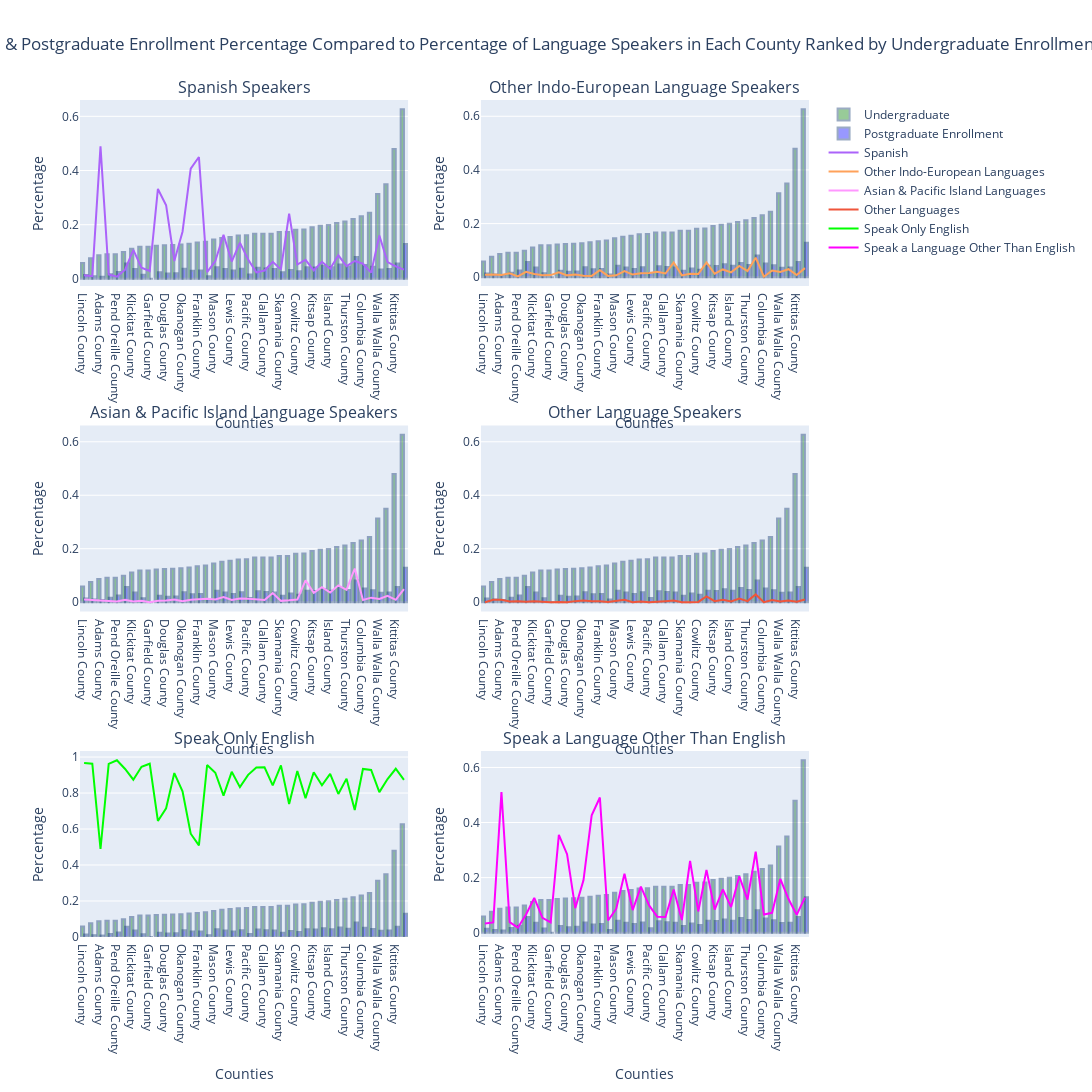

The notebook cell saved with this chart:
### Markdown cell above
1. How does language diversity in each Washington county affect their educational attainment outcomes?

### Code cell
language_demographic = pd.read_csv("data/S1601LanguagesSpokenAtHome.csv")
language_demographic = reformat_census_df(language_demographic, 3)
language_demographic = clean_df(language_demographic)

enrollment = pd.read_csv("data/S1401SchoolEnrollment.csv")
enrollment = reformat_census_df(enrollment, 3)
enrollment = clean_df(enrollment)

language_demographic = language_demographic.loc[
    (language_demographic.index.get_level_values("County"), "Percent"), :]
enrollment = enrollment.loc[(enrollment.index.get_level_values("County"), "Percent"), :]

sub_language = language_demographic.iloc[:, [1, 2, 4, 8, 12, 16]].apply(lambda x: x.str.replace('%','').astype(float) / 100)
sub_enrollment = enrollment.iloc[:, [7, 8]].apply(lambda x: 
                                                  x.str.replace('%','').astype(float) / 100)

new = pd.merge(sub_enrollment, sub_language, on=['County'])
new = new.sort_values(by="college,_undergraduate")

all_lang_colors = ['#AB63FA', '#FFA15A', "#FF97FF", "#EF553B", 'lime', 'magenta']

fig1 = make_subplots(3,2, subplot_titles=('Spanish Speakers',  'Other Indo-European Language Speakers', 
                                         'Asian & Pacific Island Language Speakers', 'Other Language Speakers',
                                         'Speak Only English', 'Speak a Language Other Than English'))

names = {"spanish": "Spanish", "other_indo-european_languages": "Other Indo-European Languages",
         "asian_and_pacific_island_languages": "Asian & Pacific Island Languages", "other_languages": "Other Languages",
         "speak_only_english": "Speak Only English", "speak_a_language_other_than_english": "Speak a Language Other Than English"}

for (i, j), type, color, bool in zip([(1, 1), (1, 2), (2, 1), (2, 2), (3, 1), (3, 2)], 
                                     ["spanish", "other_indo-european_languages", "asian_and_pacific_island_languages", 
                                      "other_languages", "speak_only_english", "speak_a_language_other_than_english"], 
                                     all_lang_colors,
                                     [True, False, False, False, False, False]):
       fig1.add_trace(go.Bar(x=new.index, y=new['college,_undergraduate'],
                            name='Undergraduate',
                            showlegend=bool,
                            marker_color = 'green',
                            opacity=0.4,
                            marker_line_color='rgb(8,48,107)',
                            marker_line_width=2),
                     row = i, col = j)
       fig1.add_trace(go.Bar(x=new.index, y=new['graduate,_professional_school'],
                            name='Postgraduate Enrollment', 
                            showlegend=bool,                  
                            marker_color = 'blue',                     
                            opacity=0.4,
                            marker_line_color='rgb(8,48,107)',
                            marker_line_width=2),
                     row = i, col = j)
       fig1.add_trace(go.Scatter(x=new.index, y=new[type], line=dict(color=color), name=names[type]), row = i, col = j)
       
fig1.update_layout(autosize=False, width=3000, height=1500, 
                  title_text="Undergraduate & Postgraduate Enrollment Percentage Compared to Percentage of Language Speakers in Each County"
                            + " Ranked by Undergraduate Enrollment",
                  title_x=0.45, xaxis_title="Counties", yaxis_title="Percentage")

for i in range(1, 7):
       fig['layout'][f"xaxis{i}"]['title']='Counties'
       fig['layout'][f"yaxis{i}"]['title']='Percentage'

fig1.show()
       
# Undergraduate data
assert sorted(fig1.to_dict()['data'][0]['y']) == sorted(
    sub_enrollment[
        'college,_undergraduate'].tolist()), "Undergrad data does not match expected"
# Postgrad data
assert sorted(fig1.to_dict()['data'][1]['y']) == sorted(sub_enrollment['graduate,_professional_school'].tolist()), "Postgrad data does not match expected"
# Spanish data
assert sorted(fig1.to_dict()['data'][2]['y']) == sorted(sub_language['spanish'].tolist()), "Spanish data does not match expected"
# Indo-Euro data
assert sorted(fig1.to_dict()['data'][5]['y']) == sorted(sub_language['other_indo-european_languages'].tolist()), "Indo-European data does not match expected"
# Asian data
assert sorted(fig1.to_dict()['data'][8]['y']) == sorted(sub_language['asian_and_pacific_island_languages'].tolist()), "Asian & Pacific Islander data does not match expected"
# Other data
assert sorted(fig1.to_dict()['data'][11]['y']) == sorted(sub_language['other_languages'].tolist()), "Other language data does not match expected"
# English data
assert sorted(fig1.to_dict()['data'][14]['y']) == sorted(sub_language['speak_only_english'].tolist()), "English data does not match expected"
# Other than English data
assert sorted(fig1.to_dict()['data'][17]['y']) == sorted(sub_language['speak_a_language_other_than_english'].tolist()), "Other than English data does not match expected"
# Counties
assert sorted(fig1.to_dict()['data'][0]['x']) == sorted(enrollment.index.get_level_values('County')), "Counties not accounted for"

### Figure 1 — Plotly figure (JSON) as saved in the notebook; plotly's stock layout.template omitted (floating-point values rounded to 4 significant figures)
{"data": [{"marker": {"color": "green", "line": {"color": "rgb(8,48,107)", "width": 2}}, "name": "Undergraduate", "opacity": 0.4, "showlegend": true, "type": "bar", "x": ["Lincoln County", "Ferry County", "Adams County", "Stevens County", "Pend Oreille County", "San Juan County", "Klickitat County", "Wahkiakum County", "Garfield County", "Grant County", "Douglas County", "Grays Harbor County", "Okanogan County", "Yakima County", "Franklin County", "Asotin County", "Mason County", "Benton County", "Lewis County", "Skagit County", "Pacific County", "Jefferson County", "Clallam County", "Clark County", "Skamania County", "Chelan County", "Cowlitz County", "Snohomish County", "Kitsap County", "Pierce County", "Island County", "Washington", "Thurston County", "King County", "Columbia County", "Spokane County", "Walla Walla County", "Whatcom County", "Kittitas County", "Whitman County"], "xaxis": "x", "y": [0.059, 0.076, 0.087, 0.091, 0.091, 0.099, 0.111, 0.119, 0.119, 0.122, 0.124, 0.125, 0.127, 0.13, 0.134, 0.137, 0.145, 0.151, 0.155, 0.16, 0.161, 0.167, 0.167, 0.167, 0.173, 0.173, 0.181, 0.182, 0.191, 0.196, 0.199, 0.206, 0.212, 0.221, 0.231, 0.244, 0.313, 0.349, 0.479, 0.626], "yaxis": "y"}, {"marker": {"color": "blue", "line": {"color": "rgb(8,48,107)", "width": 2}}, "name": "Postgraduate Enrollment", "opacity": 0.4, "showlegend": true, "type": "bar", "x": ["Lincoln County", "Ferry County", "Adams County", "Stevens County", "Pend Oreille County", "San Juan County", "Klickitat County", "Wahkiakum County", "Garfield County", "Grant County", "Douglas County", "Grays Harbor County", "Okanogan County", "Yakima County", "Franklin County", "Asotin County", "Mason County", "Benton County", "Lewis County", "Skagit County", "Pacific County", "Jefferson County", "Clallam County", "Clark County", "Skamania County", "Chelan County", "Cowlitz County", "Snohomish County", "Kitsap County", "Pierce County", "Island County", "Washington", "Thurston County", "King County", "Columbia County", "Spokane County", "Walla Walla County", "Whatcom County", "Kittitas County", "Whitman County"], "xaxis": "x", "y": [0.014, 0.01, 0.008, 0.017, 0.025, 0.057, 0.036, 0.015, 0, 0.024, 0.02, 0.021, 0.037, 0.03, 0.031, 0.01, 0.043, 0.036, 0.031, 0.037, 0.016, 0.041, 0.038, 0.036, 0.024, 0.033, 0.028, 0.043, 0.042, 0.048, 0.043, 0.053, 0.046, 0.081, 0.051, 0.045, 0.035, 0.036, 0.057, 0.129], "yaxis": "y"}, {"line": {"color": "#AB63FA"}, "name": "Spanish", "type": "scatter", "x": ["Lincoln County", "Ferry County", "Adams County", "Stevens County", "Pend Oreille County", "San Juan County", "Klickitat County", "Wahkiakum County", "Garfield County", "Grant County", "Douglas County", "Grays Harbor County", "Okanogan County", "Yakima County", "Franklin County", "Asotin County", "Mason County", "Benton County", "Lewis County", "Skagit County", "Pacific County", "Jefferson County", "Clallam County", "Clark County", "Skamania County", "Chelan County", "Cowlitz County", "Snohomish County", "Kitsap County", "Pierce County", "Island County", "Washington", "Thurston County", "King County", "Columbia County", "Spokane County", "Walla Walla County", "Whatcom County", "Kittitas County", "Whitman County"], "xaxis": "x", "y": [0.013, 0.01, 0.489, 0.016, 0.008, 0.034, 0.107, 0.041, 0.029, 0.332, 0.272, 0.066, 0.174, 0.407, 0.45, 0.025, 0.066, 0.163, 0.064, 0.134, 0.071, 0.024, 0.031, 0.063, 0.035, 0.241, 0.053, 0.07, 0.031, 0.063, 0.037, 0.087, 0.047, 0.066, 0.056, 0.023, 0.16, 0.062, 0.046, 0.034], "yaxis": "y"}, {"marker": {"color": "green", "line": {"color": "rgb(8,48,107)", "width": 2}}, "name": "Undergraduate", "opacity": 0.4, "showlegend": false, "type": "bar", "x": ["Lincoln County", "Ferry County", "Adams County", "Stevens County", "Pend Oreille County", "San Juan County", "Klickitat County", "Wahkiakum County", "Garfield County", "Grant County", "Douglas County", "Grays Harbor County", "Okanogan County", "Yakima County", "Franklin County", "Asotin County", "Mason County", "Benton County", "Lewis County", "Skagit County", "Pacific County", "Jefferson County", "Clallam County", "Clark County", "Skamania County", "Chelan County", "Cowlitz County", "Snohomish County", "Kitsap County", "Pierce County", "Island County", "Washington", "Thurston County", "King County", "Columbia County", "Spokane County", "Walla Walla County", "Whatcom County", "Kittitas County", "Whitman County"], "xaxis": "x2", "y": [0.059, 0.076, 0.087, 0.091, 0.091, 0.099, 0.111, 0.119, 0.119, 0.122, 0.124, 0.125, 0.127, 0.13, 0.134, 0.137, 0.145, 0.151, 0.155, 0.16, 0.161, 0.167, 0.167, 0.167, 0.173, 0.173, 0.181, 0.182, 0.191, 0.196, 0.199, 0.206, 0.212, 0.221, 0.231, 0.244, 0.313, 0.349, 0.479, 0.626], "yaxis": "y2"}, {"marker": {"color": "blue", "line": {"color": "rgb(8,48,107)", "width": 2}}, "name": "Postgraduate Enrollment", "opacity": 0.4, "showlegend": false, "type": "bar", "x": ["Lincoln County", "Ferry County", "Adams County", "Stevens County", "Pend Oreille County", "San Juan County", "Klickitat County", "Wahkiakum County", "Garfield County", "Grant County", "Douglas County", "Grays Harbor County", "Okanogan County", "Yakima County", "Franklin County", "Asotin County", "Mason County", "Benton County", "Lewis County", "Skagit County", "Pacific County", "Jefferson County", "Clallam County", "Clark County", "Skamania County", "Chelan County", "Cowlitz County", "Snohomish County", "Kitsap County", "Pierce County", "Island County", "Washington", "Thurston County", "King County", "Columbia County", "Spokane County", "Walla Walla County", "Whatcom County", "Kittitas County", "Whitman County"], "xaxis": "x2", "y": [0.014, 0.01, 0.008, 0.017, 0.025, 0.057, 0.036, 0.015, 0, 0.024, 0.02, 0.021, 0.037, 0.03, 0.031, 0.01, 0.043, 0.036, 0.031, 0.037, 0.016, 0.041, 0.038, 0.036, 0.024, 0.033, 0.028, 0.043, 0.042, 0.048, 0.043, 0.053, 0.046, 0.081, 0.051, 0.045, 0.035, 0.036, 0.057, 0.129], "yaxis": "y2"}, {"line": {"color": "#FFA15A"}, "name": "Other Indo-European Languages", "type": "scatter", "x": ["Lincoln County", "Ferry County", "Adams County", "Stevens County", "Pend Oreille County", "San Juan County", "Klickitat County", "Wahkiakum County", "Garfield County", "Grant County", "Douglas County", "Grays Harbor County", "Okanogan County", "Yakima County", "Franklin County", "Asotin County", "Mason County", "Benton County", "Lewis County", "Skagit County", "Pacific County", "Jefferson County", "Clallam County", "Clark County", "Skamania County", "Chelan County", "Cowlitz County", "Snohomish County", "Kitsap County", "Pierce County", "Island County", "Washington", "Thurston County", "King County", "Columbia County", "Spokane County", "Walla Walla County", "Whatcom County", "Kittitas County", "Whitman County"], "xaxis": "x2", "y": [0.009, 0.01, 0.008, 0.015, 0.003, 0.02, 0.012, 0.007, 0.008, 0.018, 0.007, 0.01, 0.006, 0.005, 0.026, 0.005, 0.007, 0.023, 0.01, 0.015, 0.016, 0.02, 0.014, 0.055, 0.007, 0.013, 0.012, 0.055, 0.013, 0.029, 0.018, 0.042, 0.023, 0.073, 0.002, 0.025, 0.02, 0.03, 0.008, 0.034], "yaxis": "y2"}, {"marker": {"color": "green", "line": {"color": "rgb(8,48,107)", "width": 2}}, "name": "Undergraduate", "opacity": 0.4, "showlegend": false, "type": "bar", "x": ["Lincoln County", "Ferry County", "Adams County", "Stevens County", "Pend Oreille County", "San Juan County", "Klickitat County", "Wahkiakum County", "Garfield County", "Grant County", "Douglas County", "Grays Harbor County", "Okanogan County", "Yakima County", "Franklin County", "Asotin County", "Mason County", "Benton County", "Lewis County", "Skagit County", "Pacific County", "Jefferson County", "Clallam County", "Clark County", "Skamania County", "Chelan County", "Cowlitz County", "Snohomish County", "Kitsap County", "Pierce County", "Island County", "Washington", "Thurston County", "King County", "Columbia County", "Spokane County", "Walla Walla County", "Whatcom County", "Kittitas County", "Whitman County"], "xaxis": "x3", "y": [0.059, 0.076, 0.087, 0.091, 0.091, 0.099, 0.111, 0.119, 0.119, 0.122, 0.124, 0.125, 0.127, 0.13, 0.134, 0.137, 0.145, 0.151, 0.155, 0.16, 0.161, 0.167, 0.167, 0.167, 0.173, 0.173, 0.181, 0.182, 0.191, 0.196, 0.199, 0.206, 0.212, 0.221, 0.231, 0.244, 0.313, 0.349, 0.479, 0.626], "yaxis": "y3"}, {"marker": {"color": "blue", "line": {"color": "rgb(8,48,107)", "width": 2}}, "name": "Postgraduate Enrollment", "opacity": 0.4, "showlegend": false, "type": "bar", "x": ["Lincoln County", "Ferry County", "Adams County", "Stevens County", "Pend Oreille County", "San Juan County", "Klickitat County", "Wahkiakum County", "Garfield County", "Grant County", "Douglas County", "Grays Harbor County", "Okanogan County", "Yakima County", "Franklin County", "Asotin County", "Mason County", "Benton County", "Lewis County", "Skagit County", "Pacific County", "Jefferson County", "Clallam County", "Clark County", "Skamania County", "Chelan County", "Cowlitz County", "Snohomish County", "Kitsap County", "Pierce County", "Island County", "Washington", "Thurston County", "King County", "Columbia County", "Spokane County", "Walla Walla County", "Whatcom County", "Kittitas County", "Whitman County"], "xaxis": "x3", "y": [0.014, 0.01, 0.008, 0.017, 0.025, 0.057, 0.036, 0.015, 0, 0.024, 0.02, 0.021, 0.037, 0.03, 0.031, 0.01, 0.043, 0.036, 0.031, 0.037, 0.016, 0.041, 0.038, 0.036, 0.024, 0.033, 0.028, 0.043, 0.042, 0.048, 0.043, 0.053, 0.046, 0.081, 0.051, 0.045, 0.035, 0.036, 0.057, 0.129], "yaxis": "y3"}, {"line": {"color": "#FF97FF"}, "name": "Asian & Pacific Island Languages", "type": "scatter", "x": ["Lincoln County", "Ferry County", "Adams County", "Stevens County", "Pend Oreille County", "San Juan County", "Klickitat County", "Wahkiakum County", "Garfield County", "Grant County", "Douglas County", "Grays Harbor County", "Okanogan County", "Yakima County", "Franklin County", "Asotin County", "Mason County", "Benton County", "Lewis County", "Skagit County", "Pacific County", "Jefferson County", "Clallam County", "Clark County", "Skamania County", "Chelan County", "Cowlitz County", "Snohomish County", "Kitsap County", "Pierce County", "Island County", "Washington", "Thurston County", "King County", "Columbia County", "Spokane County", "Walla Walla County", "Whatcom County", "Kittitas County", "Whitman County"], "xaxis": "x3", "y": [0.01, 0.008, 0.005, 0.004, 0.003, 0.009, 0.003, 0.005, 0, 0.005, 0.006, 0.01, 0.004, 0.009, 0.011, 0.013, 0.01, 0.019, 0.008, 0.014, 0.013, 0.011, 0.008, 0.034, 0.005, 0.007, 0.01, 0.082, 0.035, 0.056, 0.036, 0.063, 0.046, 0.126, 0.008, 0.017, 0.012, 0.024, 0.009, 0.049], "yaxis": "y3"}, {"marker": {"color": "green", "line": {"color": "rgb(8,48,107)", "width": 2}}, "name": "Undergraduate", "opacity": 0.4, "showlegend": false, "type": "bar", "x": ["Lincoln County", "Ferry County", "Adams County", "Stevens County", "Pend Oreille County", "San Juan County", "Klickitat County", "Wahkiakum County", "Garfield County", "Grant County", "Douglas County", "Grays Harbor County", "Okanogan County", "Yakima County", "Franklin County", "Asotin County", "Mason County", "Benton County", "Lewis County", "Skagit County", "Pacific County", "Jefferson County", "Clallam County", "Clark County", "Skamania County", "Chelan County", "Cowlitz County", "Snohomish County", "Kitsap County", "Pierce County", "Island County", "Washington", "Thurston County", "King County", "Columbia County", "Spokane County", "Walla Walla County", "Whatcom County", "Kittitas County", "Whitman County"], "xaxis": "x4", "y": [0.059, 0.076, 0.087, 0.091, 0.091, 0.099, 0.111, 0.119, 0.119, 0.122, 0.124, 0.125, 0.127, 0.13, 0.134, 0.137, 0.145, 0.151, 0.155, 0.16, 0.161, 0.167, 0.167, 0.167, 0.173, 0.173, 0.181, 0.182, 0.191, 0.196, 0.199, 0.206, 0.212, 0.221, 0.231, 0.244, 0.313, 0.349, 0.479, 0.626], "yaxis": "y4"}, {"marker": {"color": "blue", "line": {"color": "rgb(8,48,107)", "width": 2}}, "name": "Postgraduate Enrollment", "opacity": 0.4, "showlegend": false, "type": "bar", "x": ["Lincoln County", "Ferry County", "Adams County", "Stevens County", "Pend Oreille County", "San Juan County", "Klickitat County", "Wahkiakum County", "Garfield County", "Grant County", "Douglas County", "Grays Harbor County", "Okanogan County", "Yakima County", "Franklin County", "Asotin County", "Mason County", "Benton County", "Lewis County", "Skagit County", "Pacific County", "Jefferson County", "Clallam County", "Clark County", "Skamania County", "Chelan County", "Cowlitz County", "Snohomish County", "Kitsap County", "Pierce County", "Island County", "Washington", "Thurston County", "King County", "Columbia County", "Spokane County", "Walla Walla County", "Whatcom County", "Kittitas County", "Whitman County"], "xaxis": "x4", "y": [0.014, 0.01, 0.008, 0.017, 0.025, 0.057, 0.036, 0.015, 0, 0.024, 0.02, 0.021, 0.037, 0.03, 0.031, 0.01, 0.043, 0.036, 0.031, 0.037, 0.016, 0.041, 0.038, 0.036, 0.024, 0.033, 0.028, 0.043, 0.042, 0.048, 0.043, 0.053, 0.046, 0.081, 0.051, 0.045, 0.035, 0.036, 0.057, 0.129], "yaxis": "y4"}, {"line": {"color": "#EF553B"}, "name": "Other Languages", "type": "scatter", "x": ["Lincoln County", "Ferry County", "Adams County", "Stevens County", "Pend Oreille County", "San Juan County", "Klickitat County", "Wahkiakum County", "Garfield County", "Grant County", "Douglas County", "Grays Harbor County", "Okanogan County", "Yakima County", "Franklin County", "Asotin County", "Mason County", "Benton County", "Lewis County", "Skagit County", "Pacific County", "Jefferson County", "Clallam County", "Clark County", "Skamania County", "Chelan County", "Cowlitz County", "Snohomish County", "Kitsap County", "Pierce County", "Island County", "Washington", "Thurston County", "King County", "Columbia County", "Spokane County", "Walla Walla County", "Whatcom County", "Kittitas County", "Whitman County"], "xaxis": "x4", "y": [0, 0.009, 0.009, 0.003, 0.004, 0.002, 0.004, 0.001, 0, 0.001, 0, 0.004, 0.006, 0.004, 0.004, 0.001, 0.004, 0.009, 0, 0.003, 0, 0.003, 0.004, 0.006, 0, 0, 0.001, 0.022, 0.004, 0.009, 0.003, 0.014, 0.004, 0.029, 0, 0.008, 0.003, 0.006, 0.002, 0.01], "yaxis": "y4"}, {"marker": {"color": "green", "line": {"color": "rgb(8,48,107)", "width": 2}}, "name": "Undergraduate", "opacity": 0.4, "showlegend": false, "type": "bar", "x": ["Lincoln County", "Ferry County", "Adams County", "Stevens County", "Pend Oreille County", "San Juan County", "Klickitat County", "Wahkiakum County", "Garfield County", "Grant County", "Douglas County", "Grays Harbor County", "Okanogan County", "Yakima County", "Franklin County", "Asotin County", "Mason County", "Benton County", "Lewis County", "Skagit County", "Pacific County", "Jefferson County", "Clallam County", "Clark County", "Skamania County", "Chelan County", "Cowlitz County", "Snohomish County", "Kitsap County", "Pierce County", "Island County", "Washington", "Thurston County", "King County", "Columbia County", "Spokane County", "Walla Walla County", "Whatcom County", "Kittitas County", "Whitman County"], "xaxis": "x5", "y": [0.059, 0.076, 0.087, 0.091, 0.091, 0.099, 0.111, 0.119, 0.119, 0.122, 0.124, 0.125, 0.127, 0.13, 0.134, 0.137, 0.145, 0.151, 0.155, 0.16, 0.161, 0.167, 0.167, 0.167, 0.173, 0.173, 0.181, 0.182, 0.191, 0.196, 0.199, 0.206, 0.212, 0.221, 0.231, 0.244, 0.313, 0.349, 0.479, 0.626], "yaxis": "y5"}, {"marker": {"color": "blue", "line": {"color": "rgb(8,48,107)", "width": 2}}, "name": "Postgraduate Enrollment", "opacity": 0.4, "showlegend": false, "type": "bar", "x": ["Lincoln County", "Ferry County", "Adams County", "Stevens County", "Pend Oreille County", "San Juan County", "Klickitat County", "Wahkiakum County", "Garfield County", "Grant County", "Douglas County", "Grays Harbor County", "Okanogan County", "Yakima County", "Franklin County", "Asotin County", "Mason County", "Benton County", "Lewis County", "Skagit County", "Pacific County", "Jefferson County", "Clallam County", "Clark County", "Skamania County", "Chelan County", "Cowlitz County", "Snohomish County", "Kitsap County", "Pierce County", "Island County", "Washington", "Thurston County", "King County", "Columbia County", "Spokane County", "Walla Walla County", "Whatcom County", "Kittitas County", "Whitman County"], "xaxis": "x5", "y": [0.014, 0.01, 0.008, 0.017, 0.025, 0.057, 0.036, 0.015, 0, 0.024, 0.02, 0.021, 0.037, 0.03, 0.031, 0.01, 0.043, 0.036, 0.031, 0.037, 0.016, 0.041, 0.038, 0.036, 0.024, 0.033, 0.028, 0.043, 0.042, 0.048, 0.043, 0.053, 0.046, 0.081, 0.051, 0.045, 0.035, 0.036, 0.057, 0.129], "yaxis": "y5"}, {"line": {"color": "lime"}, "name": "Speak Only English", "type": "scatter", "x": ["Lincoln County", "Ferry County", "Adams County", "Stevens County", "Pend Oreille County", "San Juan County", "Klickitat County", "Wahkiakum County", "Garfield County", "Grant County", "Douglas County", "Grays Harbor County", "Okanogan County", "Yakima County", "Franklin County", "Asotin County", "Mason County", "Benton County", "Lewis County", "Skagit County", "Pacific County", "Jefferson County", "Clallam County", "Clark County", "Skamania County", "Chelan County", "Cowlitz County", "Snohomish County", "Kitsap County", "Pierce County", "Island County", "Washington", "Thurston County", "King County", "Columbia County", "Spokane County", "Walla Walla County", "Whatcom County", "Kittitas County", "Whitman County"], "xaxis": "x5", "y": [0.967, 0.963, 0.489, 0.962, 0.982, 0.934, 0.874, 0.946, 0.963, 0.645, 0.715, 0.911, 0.81, 0.574, 0.509, 0.956, 0.913, 0.786, 0.918, 0.833, 0.901, 0.942, 0.943, 0.843, 0.954, 0.739, 0.923, 0.772, 0.916, 0.843, 0.907, 0.795, 0.88, 0.706, 0.934, 0.928, 0.805, 0.878, 0.935, 0.873], "yaxis": "y5"}, {"marker": {"color": "green", "line": {"color": "rgb(8,48,107)", "width": 2}}, "name": "Undergraduate", "opacity": 0.4, "showlegend": false, "type": "bar", "x": ["Lincoln County", "Ferry County", "Adams County", "Stevens County", "Pend Oreille County", "San Juan County", "Klickitat County", "Wahkiakum County", "Garfield County", "Grant County", "Douglas County", "Grays Harbor County", "Okanogan County", "Yakima County", "Franklin County", "Asotin County", "Mason County", "Benton County", "Lewis County", "Skagit County", "Pacific County", "Jefferson County", "Clallam County", "Clark County", "Skamania County", "Chelan County", "Cowlitz County", "Snohomish County", "Kitsap County", "Pierce County", "Island County", "Washington", "Thurston County", "King County", "Columbia County", "Spokane County", "Walla Walla County", "Whatcom County", "Kittitas County", "Whitman County"], "xaxis": "x6", "y": [0.059, 0.076, 0.087, 0.091, 0.091, 0.099, 0.111, 0.119, 0.119, 0.122, 0.124, 0.125, 0.127, 0.13, 0.134, 0.137, 0.145, 0.151, 0.155, 0.16, 0.161, 0.167, 0.167, 0.167, 0.173, 0.173, 0.181, 0.182, 0.191, 0.196, 0.199, 0.206, 0.212, 0.221, 0.231, 0.244, 0.313, 0.349, 0.479, 0.626], "yaxis": "y6"}, {"marker": {"color": "blue", "line": {"color": "rgb(8,48,107)", "width": 2}}, "name": "Postgraduate Enrollment", "opacity": 0.4, "showlegend": false, "type": "bar", "x": ["Lincoln County", "Ferry County", "Adams County", "Stevens County", "Pend Oreille County", "San Juan County", "Klickitat County", "Wahkiakum County", "Garfield County", "Grant County", "Douglas County", "Grays Harbor County", "Okanogan County", "Yakima County", "Franklin County", "Asotin County", "Mason County", "Benton County", "Lewis County", "Skagit County", "Pacific County", "Jefferson County", "Clallam County", "Clark County", "Skamania County", "Chelan County", "Cowlitz County", "Snohomish County", "Kitsap County", "Pierce County", "Island County", "Washington", "Thurston County", "King County", "Columbia County", "Spokane County", "Walla Walla County", "Whatcom County", "Kittitas County", "Whitman County"], "xaxis": "x6", "y": [0.014, 0.01, 0.008, 0.017, 0.025, 0.057, 0.036, 0.015, 0, 0.024, 0.02, 0.021, 0.037, 0.03, 0.031, 0.01, 0.043, 0.036, 0.031, 0.037, 0.016, 0.041, 0.038, 0.036, 0.024, 0.033, 0.028, 0.043, 0.042, 0.048, 0.043, 0.053, 0.046, 0.081, 0.051, 0.045, 0.035, 0.036, 0.057, 0.129], "yaxis": "y6"}, {"line": {"color": "magenta"}, "name": "Speak a Language Other Than English", "type": "scatter", "x": ["Lincoln County", "Ferry County", "Adams County", "Stevens County", "Pend Oreille County", "San Juan County", "Klickitat County", "Wahkiakum County", "Garfield County", "Grant County", "Douglas County", "Grays Harbor County", "Okanogan County", "Yakima County", "Franklin County", "Asotin County", "Mason County", "Benton County", "Lewis County", "Skagit County", "Pacific County", "Jefferson County", "Clallam County", "Clark County", "Skamania County", "Chelan County", "Cowlitz County", "Snohomish County", "Kitsap County", "Pierce County", "Island County", "Washington", "Thurston County", "King County", "Columbia County", "Spokane County", "Walla Walla County", "Whatcom County", "Kittitas County", "Whitman County"], "xaxis": "x6", "y": [0.033, 0.037, 0.511, 0.038, 0.018, 0.066, 0.126, 0.054, 0.037, 0.355, 0.285, 0.089, 0.19, 0.426, 0.491, 0.044, 0.087, 0.214, 0.082, 0.167, 0.099, 0.058, 0.057, 0.157, 0.046, 0.261, 0.077, 0.228, 0.084, 0.157, 0.093, 0.205, 0.12, 0.294, 0.066, 0.072, 0.195, 0.122, 0.065, 0.127], "yaxis": "y6"}], "layout": {"annotations": [{"font": {"size": 16}, "showarrow": false, "text": "Spanish Speakers", "x": 0.225, "xanchor": "center", "xref": "paper", "y": 1, "yanchor": "bottom", "yref": "paper"}, {"font": {"size": 16}, "showarrow": false, "text": "Other Indo-European Language Speakers", "x": 0.775, "xanchor": "center", "xref": "paper", "y": 1, "yanchor": "bottom", "yref": "paper"}, {"font": {"size": 16}, "showarrow": false, "text": "Asian & Pacific Island Language Speakers", "x": 0.225, "xanchor": "center", "xref": "paper", "y": 0.6111, "yanchor": "bottom", "yref": "paper"}, {"font": {"size": 16}, "showarrow": false, "text": "Other Language Speakers", "x": 0.775, "xanchor": "center", "xref": "paper", "y": 0.6111, "yanchor": "bottom", "yref": "paper"}, {"font": {"size": 16}, "showarrow": false, "text": "Speak Only English", "x": 0.225, "xanchor": "center", "xref": "paper", "y": 0.2222, "yanchor": "bottom", "yref": "paper"}, {"font": {"size": 16}, "showarrow": false, "text": "Speak a Language Other Than English", "x": 0.775, "xanchor": "center", "xref": "paper", "y": 0.2222, "yanchor": "bottom", "yref": "paper"}], "autosize": false, "height": 1500, "title": {"text": "Undergraduate & Postgraduate Enrollment Percentage Compared to Percentage of Language Speakers in Each County Ranked by Undergraduate Enrollment", "x": 0.45}, "width": 3000, "xaxis": {"anchor": "y", "autorange": true, "domain": [0, 0.45], "range": [-0.5, 39.5], "title": {"text": "Counties"}, "type": "category"}, "xaxis2": {"anchor": "y2", "autorange": true, "domain": [0.55, 1], "range": [-0.5, 39.5], "title": {"text": "Counties"}, "type": "category"}, "xaxis3": {"anchor": "y3", "autorange": true, "domain": [0, 0.45], "range": [-0.5, 39.5], "title": {"text": "Counties"}, "type": "category"}, "xaxis4": {"anchor": "y4", "autorange": true, "domain": [0.55, 1], "range": [-0.5, 39.5], "title": {"text": "Counties"}, "type": "category"}, "xaxis5": {"anchor": "y5", "autorange": true, "domain": [0, 0.45], "range": [-0.5, 39.5], "title": {"text": "Counties"}, "type": "category"}, "xaxis6": {"anchor": "y6", "autorange": true, "domain": [0.55, 1], "range": [-0.5, 39.5], "title": {"text": "Counties"}, "type": "category"}, "yaxis": {"anchor": "x", "autorange": true, "domain": [0.7778, 1], "range": [-0.02633, 0.6603], "title": {"text": "Percentage"}, "type": "linear"}, "yaxis2": {"anchor": "x2", "autorange": true, "domain": [0.7778, 1], "range": [-0.03267, 0.6607], "title": {"text": "Percentage"}, "type": "linear"}, "yaxis3": {"anchor": "x3", "autorange": true, "domain": [0.3889, 0.6111], "range": [-0.03478, 0.6608], "title": {"text": "Percentage"}, "type": "linear"}, "yaxis4": {"anchor": "x4", "autorange": true, "domain": [0.3889, 0.6111], "range": [-0.03478, 0.6608], "title": {"text": "Percentage"}, "type": "linear"}, "yaxis5": {"anchor": "x5", "autorange": true, "domain": [0, 0.2222], "range": [0, 1.034], "title": {"text": "Percentage"}, "type": "linear"}, "yaxis6": {"anchor": "x6", "autorange": true, "domain": [0, 0.2222], "range": [-0.01578, 0.6598], "title": {"text": "Percentage"}, "type": "linear"}}}
